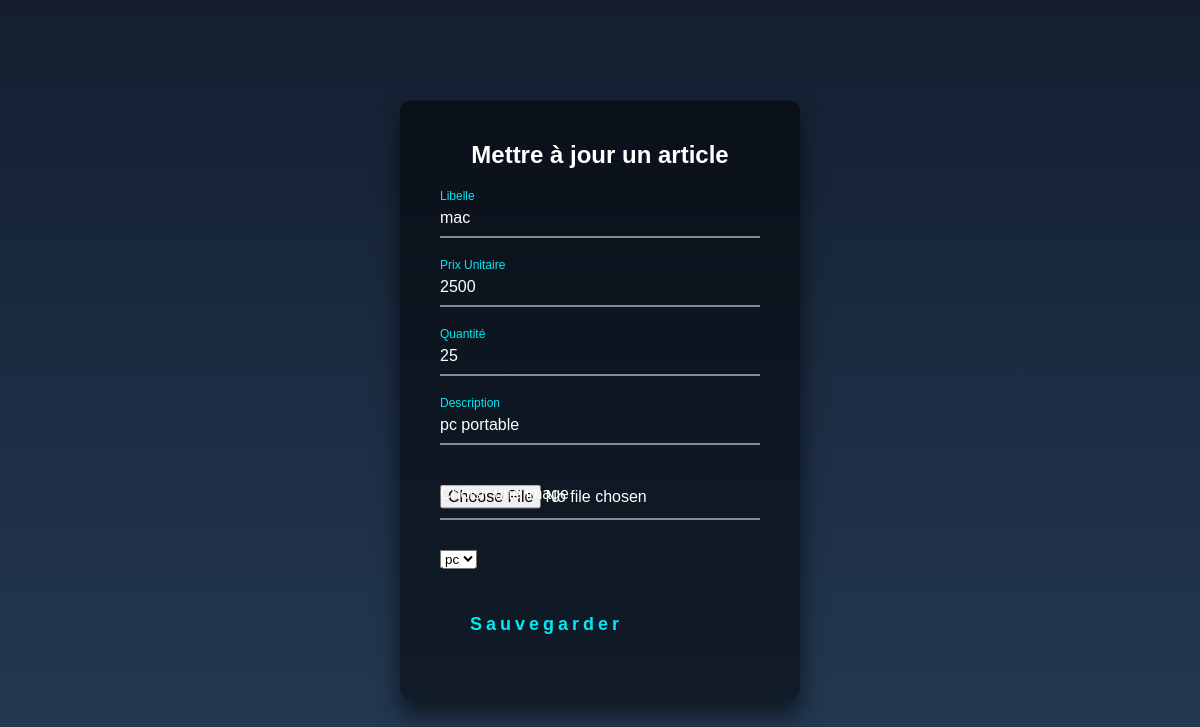
The page /admin/Update_article.php?ida=58 on the database its author committed.
### tables this page shows
CREATE TABLE `article` (
  `id` int(11) NOT NULL,
  `libelle` varchar(30) NOT NULL,
  `pu` double NOT NULL,
  `qte` int(11) NOT NULL,
  `image` varchar(255) NOT NULL,
  `description` text NOT NULL,
  `categorie` varchar(100) NOT NULL,
  `createur` varchar(100) NOT NULL,
  `date_creation` date NOT NULL,
  `date_modification` date NOT NULL
);

### admin/Update_article.php (the view, shortened to what this page needs)
<?php
include "function.php";
if (isset($_GET["ida"]) && !empty($_GET["ida"])) {
  $id = $_GET["ida"];
  $response = $db->prepare("select * from article where id=?");
  $response->execute(array($id));
  $record = $response->fetch();
  $li = $record["libelle"];
  $pu = $record["pu"];
  $qte = $record["qte"];
  $desc = $record["description"];
  $cate=$record["categorie"];
}
?>
<!DOCTYPE html>
<html lang="en">
<head>
    <link rel="stylesheet" href="https://cdnjs.cloudflare.com/ajax/libs/limonte-sweetalert2/10.16.6/sweetalert2.min.css">
</head>
<body>
</body>
</html>
<div class="login-box">
  <h2 id="msg">Mettre à jour un article</h2>
  <form method="post">
    <div class="user-box">
      <input type="text" id="li" name="li" value="<?php echo($li); ?>" required>
      <label for="li">Libelle</label>
    </div>
    <div class="user-box">
      <input type="number" name="pu" value="<?php echo($pu); ?>" required id="pu">
      <label for="pu">Prix Unitaire</label>
    </div>
    <div class="user-box">
      <input type="number" name="qte" required value="<?php echo($qte); ?>" id="qte">
      <label for="qte">Quantité</label>
    </div>
    <div class="user-box">
      <input type="text" name="desc" required value="<?php echo($desc); ?>" id="desc">
      <label for="desc">Description</label>
    </div>
    <div class="user-box">
      <input type="file" name="img" id="img" accept="image/* "required>
      <label for="img">Choisir une image</label>
    </div>
    <div class="user-box">
    <select name="categorie" class="custom-select">
  <option selected><?php echo($cate); ?></option>
</select>
    </div>
    <div class="user-box">
    <button name="sauv">Sauvegarder</button>
</div>
  </form>
</div>

### admin/Update_article.php (style rules this page uses)
html { height: 100%; }
body { margin:0; padding:0; font-family: sans-serif; background: linear-gradient(#141e30, #243b55); }
.login-box { position: absolute; top: 50%; left: 50%; width: 400px; padding: 40px; transform: translate(-50%, -50%); background: rgba(0,0,0,.5); box-sizing: border-box; box-shadow: 0 15px 25px rgba(0,0,0,.6); border-radius: 10px; }
.login-box h2 { margin: 0 0 30px; padding: 0; color: #fff; text-align: center; }
.login-box .user-box { position: relative; }
.login-box .user-box input { width: 100%; padding: 10px 0; font-size: 16px; color: #fff; margin-bottom: 30px; border: none; border-bottom: 1px solid #fff; outline: none; background: transparent; }
.login-box .user-box label { position: absolute; top:0; left: 0; padding: 10px 0; font-size: 16px; color: #fff; pointer-events: none; transition: .5s; }
.login-box .user-box input:focus ~ label, .login-box .user-box input:valid ~ label { top: -20px; left: 0; color: #03e9f4; font-size: 12px; }
button { margin-top:20px; padding: 25px 30px; background: transparent; color: #03e9f4; font-weight: bolder; font-size:large; border: none; border-radius: 5px; letter-spacing: 4px; overflow: hidden; transition: 0.5s; cursor: pointer; }

### rows shown on the page
article: li "mac", pu "2500", qte "25", desc "pc portable", categorie "pc"
